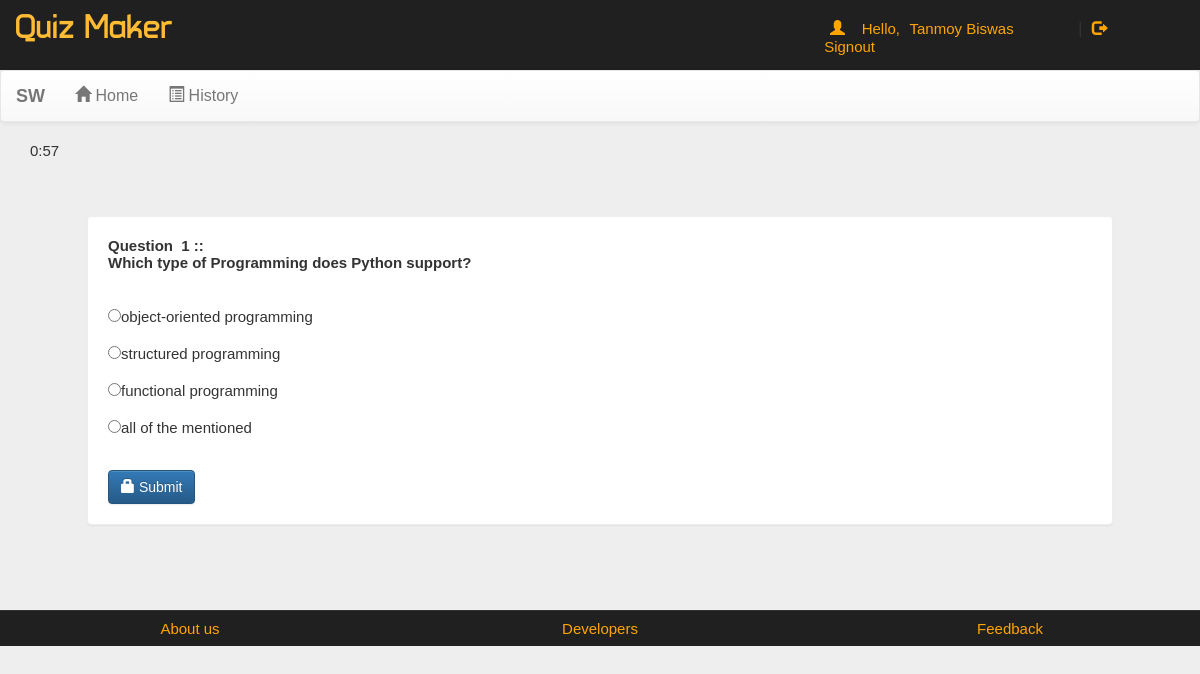
Page /account.php?q=quiz&step=2&eid=67358aa5106e9&n=1&t=30 (signed in) on the committed database.
### tables this page shows
CREATE TABLE `questions` (
  `eid` text NOT NULL,
  `qid` text NOT NULL,
  `qns` text NOT NULL,
  `choice` int(10) NOT NULL,
  `sn` int(11) NOT NULL
);

CREATE TABLE `options` (
  `qid` varchar(50) NOT NULL,
  `option` varchar(5000) NOT NULL,
  `optionid` text NOT NULL
);

### account.php (the view, shortened to what this page needs)
<!DOCTYPE html PUBLIC "-//W3C//DTD XHTML 1.0 Transitional//EN" "http://www.w3.org/TR/xhtml1/DTD/xhtml1-transitional.dtd">
<html xmlns="http://www.w3.org/1999/xhtml">
<head>
<link  rel="stylesheet" href="css/bootstrap.min.css"/>
 <link  rel="stylesheet" href="css/bootstrap-theme.min.css"/>
 <link rel="stylesheet" href="css/main.css">
 <link  rel="stylesheet" href="css/font.css">
</head>
<body>
<div class="header">
<div class="row">
<div class="col-lg-6">
<span class="logo">Quiz Maker</span></div>
<div class="col-md-4 col-md-offset-2">
 <?php
  if(!(isset($_SESSION['email']))){
header("location:index.php");
}
else
{
$name = $_SESSION['name'];
echo '<span class="pull-right top title1" ><span class="log1"><span class="glyphicon glyphicon-user" aria-hidden="true"></span>&nbsp;&nbsp;&nbsp;&nbsp;Hello,</span> <a href="account.php?q=1" class="log log1">'.$name.'</a>&nbsp;|&nbsp;<a href="logout.php?q=account.php" class="log"><span class="glyphicon glyphicon-log-out" aria-hidden="true"></span>&nbsp;Signout</button></a></span>';
}?>
</div>
</div></div>
<div class="bg">
<nav class="navbar navbar-default title1">
  <div class="container-fluid">
    <div class="navbar-header">
      <div class="navbar-brand"><b>SW</b></div>
    </div>
    <div class="collapse navbar-collapse" id="bs-example-navbar-collapse-1">
      <ul class="nav navbar-nav">
        <li <?php if(@$_GET['q']==1) echo'class="active"'; ?> ><a href="account.php?q=1"><span class="glyphicon glyphicon-home" aria-hidden="true"></span>&nbsp;Home<span class="sr-only">(current)</span></a></li>
        <li <?php if(@$_GET['q']==2) echo'class="active"'; ?>><a href="account.php?q=2"><span class="glyphicon glyphicon-list-alt" aria-hidden="true"></span>&nbsp;History</a></li>
		</ul>
      </div>
  </div>
</nav>
<div class="container">
<div class="row">
<div class="col-md-12">
<?php
include_once 'dbConnection.php';
if (@$_GET['q'] == 'quiz' && @$_GET['step'] == 2) {
    $eid = @$_GET['eid'];
    $sn = @$_GET['n'];
    $total = @$_GET['t'];
    $start_time = isset($_GET['start_time']) ? $_GET['start_time'] : time();
    $query = "SELECT time FROM quiz WHERE eid = '$eid' LIMIT 1";
    $result = mysqli_query($con, $query);
    if ($result && mysqli_num_rows($result) > 0) {
        $row = mysqli_fetch_assoc($result);
        $time = $row['time'];
    } else {
        $time = 10;
    }
    echo("
    <form id='quizForm' action='update.php?q=quiz&step=2&eid=" . $eid . "&n=" . $sn . "&t=" . $total . "' method='post'>
    </form>
    <span id='countdown' class='timer'></span>
    <script>
        var totalQuizTime = " . ($time * 60) . ";
        var quizId = '" . $eid . "';
        var startTime = " . ($start_time * 1000) . ";
        var endTime = startTime + totalQuizTime * 1000;
        function startQuizTimer() {
            function updateTimer() {
                var now = Date.now();
                var remainingTime = Math.max(0, Math.floor((endTime - now) / 1000));
                var minutes = Math.floor(remainingTime / 60);
                var seconds = remainingTime % 60;
                if (seconds < 10) seconds = '0' + seconds;
                document.getElementById('countdown').innerHTML = minutes + ':' + seconds;
                // Auto-submit when time runs out
                if (remainingTime <= 0) {
                    clearInterval(timerInterval);
                    document.getElementById('countdown').innerHTML = 'Time Up';
                    alert(\"Time's up! Submitting your answers.\");
                    document.getElementById('quizForm').submit();
                    // Redirect to results page after auto-submission
                    setTimeout(function() {
                        window.location.href = 'result_display.php?q=result&eid=" . $eid . "';
                    }, 1000);
                }
            }
            var timerInterval = setInterval(updateTimer, 1000);
            updateTimer();
            // Handle page reload or exit
            window.addEventListener('beforeunload', function() {
                if (Date.now() >= endTime) {
                    localStorage.removeItem('quizStartTime_' + quizId);
                } else {
                    document.getElementById('quizForm').submit();
                    // Redirect to results page after auto-submission
                    setTimeout(function() {
                        window.location.href = 'result_display.php?q=result&eid=" . $eid . "';
                    }, 1000);
                }
            });
        }
        // Start the timer immediately as we load the page
        window.onload = startQuizTimer;
    </script>
    ");
    $q = mysqli_query($con, "SELECT * FROM questions WHERE eid='$eid' AND sn='$sn'");
    echo '<div class="panel" style="margin:5%">';
    while ($row = mysqli_fetch_array($q)) {
        $qns = $row['qns'];
        $qid = $row['qid'];
        echo '<b>Question &nbsp;' . $sn . '&nbsp;::<br />' . $qns . '</b><br /><br />';
    }
    $q = mysqli_query($con, "SELECT * FROM options WHERE qid='$qid'");
    echo '<form id="quizForm" action="update.php?q=quiz&step=2&eid=' . $eid . '&n=' . $sn . '&t=' . $total . '&qid=' . $qid . '" method="POST"  class="form-horizontal">
    <br />';
    while ($row = mysqli_fetch_array($q)) {
        $option = $row['option'];
        $optionid = $row['optionid'];
        echo '<input type="radio" name="ans" value="' . $optionid . '">' . $option . '<br /><br />';
    }
    echo '<br /><button type="submit" class="btn btn-primary"><span class="glyphicon glyphicon-lock" aria-hidden="true"></span>&nbsp;Submit</button></form></div>';
}
?>
</div></div></div></div>
<div class="row footer">
<div class="col-md-4 box">
<a href="#">About us</a>
</div>
<div class="col-md-4 box">
<a href="#" data-toggle="modal" data-target="#developers">Developers</a>
</div>
<div class="col-md-4 box">
      <a href="feedback.php" target="_blank">Feedback</a></div>
  </div>
</body>
</html>

### css/main.css (style rules this page uses)
body { overflow-x:hidden; width:100%; font: 15px "Century Gothic", "Times Roman", sans-serif; background:#eee; min-height:550px; background-attachment:fixed; }
.bg { min-height:540px; }
.panel { border-color:#eee; margin:40px; padding:20px; font: 15px "Century Gothic", "Times Roman", sans-serif; }
.header { background:#202020; height:70px; }
.logo { font-family:'typo'; font-size:35px; color:#ffbb33; margin:15px; }
.title1 { font: 16px "Century Gothic", "Times Roman", sans-serif; }
.footer { font-size:15px; text-align:center; border-top:1px solid; border-color:#323232; background-color:#202020; }
.footer a { margin:25px; color:orange; text-decoration:none; font: 15px "Century Gothic", "Times Roman", sans-serif; }
.box { padding:9px; }
.top { margin-top:20px; }
.log1 { font: 15px 'Ubuntu', sans-serif; color:orange; margin-left:10px; }
.log { margin:10px; margin-right:60px; margin-left:5px; color:orange; text-decoration:none; font-size:20px; font-size:15px; }

### rows in the picture
questions: qns "Which type of Programming does Python support?"
options: option "object-oriented programming"
options: option "structured programming"
options: option "functional programming"
options: option "all of the mentioned"

### other values in the picture
$name "Tanmoy Biswas"
